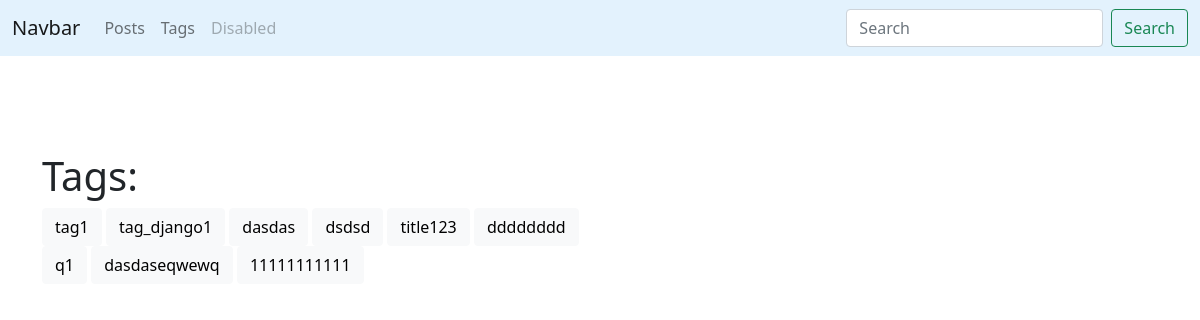
/blog/tags/, run on an earlier commit of the app's database.
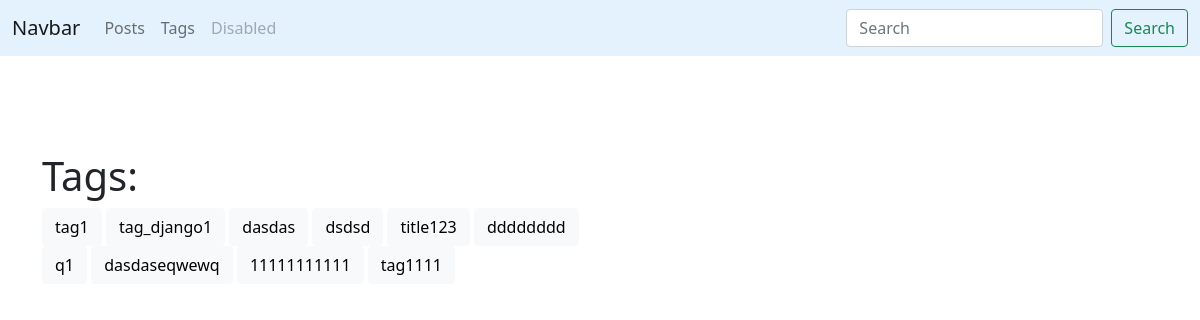
And on a later commit of the database.
### blog/models.py (models this page shows, shortened)
class Tag(models.Model):
    title = models.CharField(max_length=150)
    slug = models.SlugField(max_length=150,unique=True)
    def get_absolute_url(self):
        return reverse('tag_detail_url',kwargs={'slug':self.slug})

### blog/views.py (the view)
# urls.py: path('tags/',           tags_list,      name='tags_list_url'),
def tags_list(request):
    tags = Tag.objects.all()
    return render(request, 'blog/tags_list.html', context={'tags': tags})

### blog/templates/blog/tags_list.html (shortened to what this page needs)
{% extends 'blog/base_blog.html' %}
{% block content %}
    <h1 class="mt-5">Tags:</h1>
    {% for tag in tags %}
      <a href="{{ tag.get_absolute_url }}" class="btn btn-light">{{tag.title}}</a>
    {% endfor%}
{% endblock %}

### blog/templates/blog/base_blog.html
{% extends 'base.html' %}

### templates/base.html (shortened to what this page needs)
<!DOCTYPE html>
<html>
<head>
    <link href="https://cdn.jsdelivr.net/npm/bootstrap@5.1.1/dist/css/bootstrap.min.css" rel="stylesheet">
</head>
<body>
<nav class="navbar navbar-expand-lg navbar-light" style="background-color: #e3f2fd;">
  <div class="container-fluid">
    <a class="navbar-brand" href="#">Navbar</a>
    <div class="collapse navbar-collapse" id="navbarSupportedContent">
      <ul class="navbar-nav me-auto mb-2 mb-lg-0">
        <li class="nav-item">
          <a class="nav-link" href="{% url 'posts_list_url' %}">Posts</a>
        </li>
          <li class="nav-item">
          <a class="nav-link" href="{% url 'tags_list_url' %}">Tags</a>
        </li>
        <li class="nav-item">
          <a class="nav-link disabled">Disabled</a>
        </li>
      </ul>
      <form class="d-flex">
        <input class="form-control me-2" type="search" placeholder="Search" aria-label="Search">
        <button class="btn btn-outline-success" type="submit">Search</button>
      </form>
    </div>
  </div>
</nav>
<div class="container mt-5">
    <div class="row">
        <div class="col-6 offset-md-0">
            {% block content %}{% endblock %}
        </div>
    </div>
</div>
</body>
</html>

What changed in the data, as far as the page shows it:
added Tag: title "tag1111"
